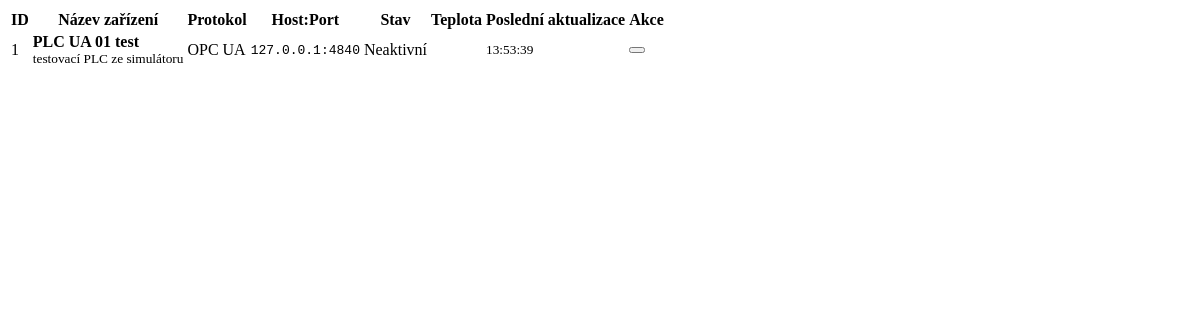
The page /dashboard-content on the database as committed earlier.
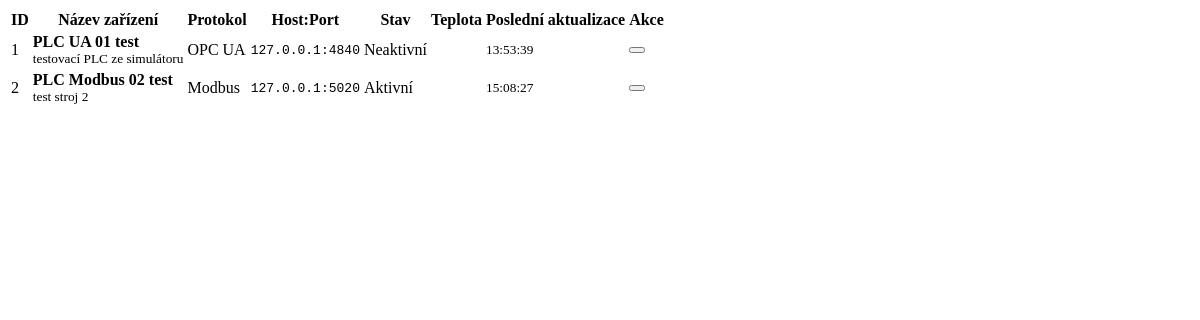
The same page on the database as committed later.
### backend/models.py (models this page shows)
class Tag(SQLModel, table=True):
    id: Optional[int] = Field(default=None, primary_key=True)
    name: str = Field(description="Např. 'Teplota_motoru', 'Stav_RUN'")
    address: str = Field(description="""
        Protokol-specifická adresa:
        - OPC UA: 'ns=2;s=Teplota' nebo 'i=2258'
        - Modbus: 'hr_0' (holding register), 'co_1' (coil),
                  'ir_0' (input register), 'di_0' (discrete input)
    """)
    data_type: str = Field(default="float", description="Datový typ: float, int, bool")
    description: Optional[str] = Field(default=None, description="Popis tagu")
    enabled: bool = Field(default=True, description="Zda je tag aktivní pro sběr")
    device_id: int = Field(foreign_key="device.id")
    device: Device = Relationship(back_populates="tags")
    measurements: List["Measurement"] = Relationship(
        back_populates="tag",
        sa_relationship_kwargs={"cascade": "all, delete-orphan"}
    )

class Device(SQLModel, table=True):
    id: Optional[int] = Field(default=None, primary_key=True)
    name: str = Field(index=True, description="Např. 'Lis-01', 'Čerpadlo-A'")
    protocol: str = Field(description="Protokol: 'opcua' nebo 'modbus'")
    host: str = Field(default="127.0.0.1", description="IP adresa zařízení")
    port: int = Field(description="Port: 4840 pro OPC UA, 5020 pro Modbus")
    endpoint_url: Optional[str] = Field(
        default=None,
        description="OPC UA endpoint URL, např. 'opc.tcp://127.0.0.1:4840'"
    )
    enabled: bool = Field(default=True, description="Zda je zařízení aktivní pro sběr")
    description: Optional[str] = Field(default=None, description="Popis zařízení")
    tags: List["Tag"] = Relationship(back_populates="device", sa_relationship_kwargs={"cascade": "all, delete-orphan"})

class Measurement(SQLModel, table=True):
    id: Optional[int] = Field(default=None, primary_key=True)
    value: float = Field(description="Normalizovaná hodnota (bool: 0/1, int/float: hodnota)")
    timestamp: datetime = Field(
        default_factory=datetime.utcnow,
        description="Čas měření"
    )
    quality: str = Field(default="good", description="Kvalita měření: good, bad, uncertain")
    tag_id: int = Field(foreign_key="tag.id")
    tag: Tag = Relationship(back_populates="measurements")

### main.py (the view)
@app.get("/dashboard-content", response_class=HTMLResponse)
async def dashboard_content(request: Request):
    with get_session() as session:
        devices = session.exec(select(Device)).all()
        devices_data = []
        all_tags = set()
        for device in devices:
            device_info = get_device_last_values(session, device)
            devices_data.append({
                "device": device,
                "values": device_info["values"],
                "last_update": device_info["last_update"]
            })
            all_tags.update(device_info["values"].keys())
        return templates.TemplateResponse(
            "partials/dashboard_table.html",
            {
                "request": request,
                "devices_data": devices_data,
                "all_tags": sorted(all_tags)
            }
        )

### frontend/templates/partials/dashboard_table.html (shortened to what this page needs)
<div class="table-responsive">
    <table class="table table-hover table-striped">
        <thead class="table-dark">
            <tr>
                <th>ID</th>
                <th>Název zařízení</th>
                <th>Protokol</th>
                <th>Host:Port</th>
                <th>Stav</th>
                {% for tag_name in all_tags %}
                <th class="text-center">{{ tag_name }}</th>
                {% endfor %}
                <th>Poslední aktualizace</th>
                <th>Akce</th>
            </tr>
        </thead>
        <tbody>
            {% for data in devices_data %}
            <tr class="{% if not data.device.enabled %}table-secondary{% endif %}">
                <td>{{ data.device.id }}</td>
                <td>
                    <strong>{{ data.device.name }}</strong>
                    {% if data.device.description %}
                    <br><small class="text-muted">{{ data.device.description }}</small>
                    {% endif %}
                </td>
                <td>
                    {% if data.device.protocol == 'opcua' %}
                    <span class="badge bg-info">OPC UA</span>
                    {% else %}
                    <span class="badge bg-warning text-dark">Modbus</span>
                    {% endif %}
                </td>
                <td>
                    <code>{{ data.device.host }}:{{ data.device.port }}</code>
                </td>
                <td>
                    {% if data.device.enabled %}
                    <span class="badge bg-success">Aktivní</span>
                    {% else %}
                    <span class="badge bg-secondary">Neaktivní</span>
                    {% endif %}
                </td>
                {% for tag_name in all_tags %}
                <td class="text-center">
                </td>
                {% endfor %}
                <td>
                    {% if data.last_update %}
                    <small>{{ data.last_update.strftime('%H:%M:%S') }}</small>
                    {% else %}
                    <span class="text-muted">-</span>
                    {% endif %}
                </td>
                <td>
                    <div class="btn-group btn-group-sm">
                        <form action="/device/{{ data.device.id }}/toggle" method="post" style="display:inline;">
                            <button type="submit" class="btn btn-outline-{% if data.device.enabled %}warning{% else %}success{% endif %}"
                                    title="{% if data.device.enabled %}Deaktivovat{% else %}Aktivovat{% endif %}">
                            </button>
                        </form>
                    </div>
                </td>
            </tr>
            {% endfor %}
        </tbody>
    </table>
</div>

Rows that differ between the two databases and show on the page:
added Device: device.id "2", device.name "PLC Modbus 02 test", device.description "test stroj 2", device.host "127.0.0.1", device.port "5020"
added Measurement: last_update "15:08:27"
Other text that changed with them:
new list line: "Modbus : Aktivní"
